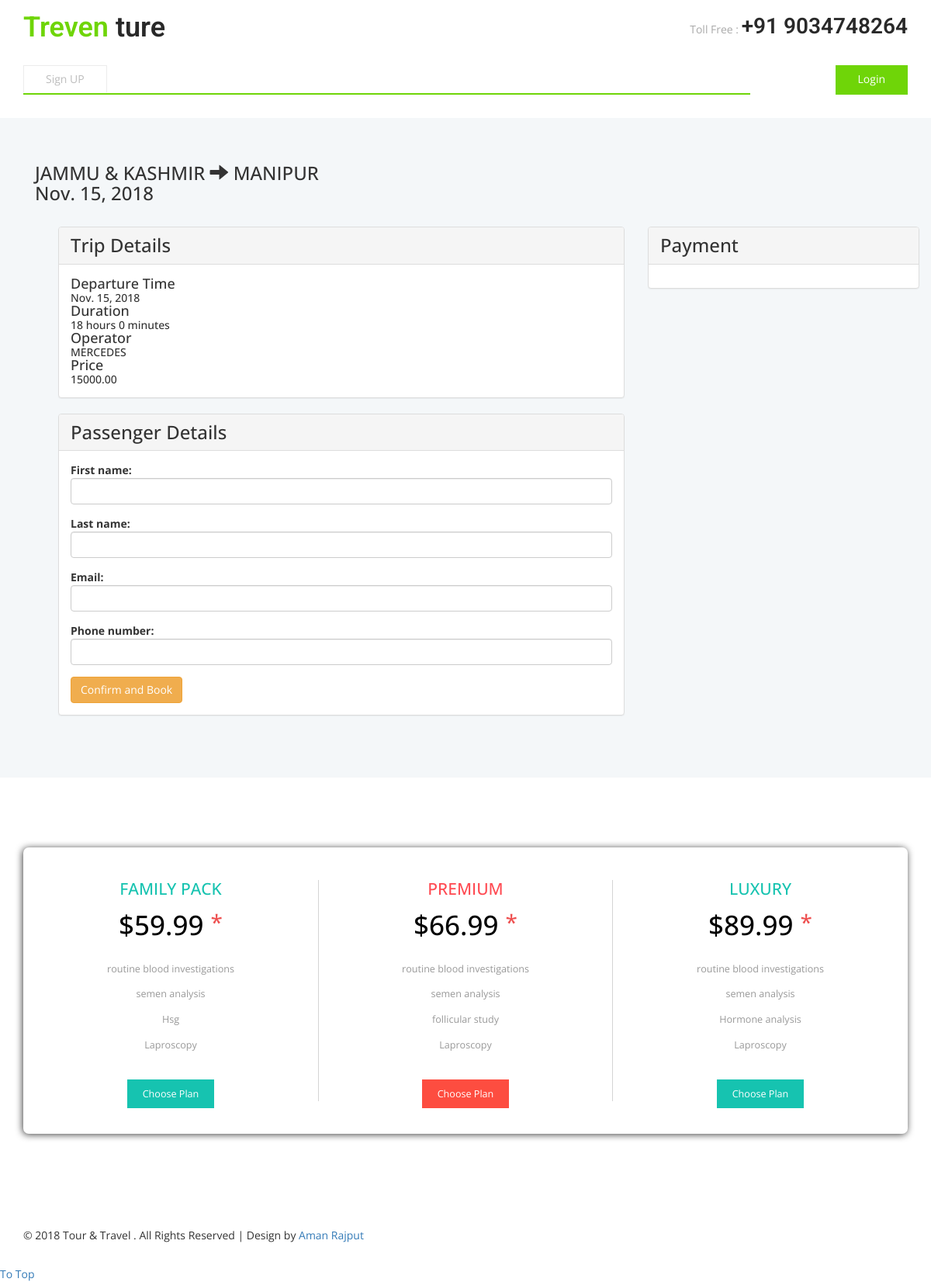
Screenshot of /bus-details/4 with the database file from the repository.
### PointApp/models.py (models this page shows, shortened)
class Schedule(models.Model):
    departure_time = models.DateTimeField(auto_now_add=False)
    arrival_time = models.DateTimeField(auto_now_add=False)
    bus = models.ForeignKey(Bus, on_delete=models.CASCADE)
    price = models.DecimalField(max_digits=15 ,decimal_places=2, default=Decimal(0.00))
    class Meta:
        ordering = ['price']
    @classmethod
    def get_single_schedule(cls, schedule_id):
        single_schedule = cls.objects.get(id=schedule_id)
        return single_schedule
    @classmethod
    def get_travel_estimation(cls, schedule_id):
        schedule = cls.objects.get(id=schedule_id)
        calculate_travel_estimation = schedule.arrival_time - schedule.departure_time
        travel_estimation = str(calculate_travel_estimation.seconds//3600) + ' hours ' + str(calculate_travel_estimation.seconds//60 % 60) + ' minutes'
        return travel_estimation

class Bus(models.Model):
    bus_organisation = models.ForeignKey(BusOrganisation, on_delete=models.CASCADE)
    number_plate = models.CharField(max_length=50)
    route = models.ForeignKey(Route, on_delete=models.CASCADE)
    capacity = models.PositiveIntegerField(default=0)

class Route(models.Model):
    departure_location = models.CharField(max_length=255)
    destination_location = models.CharField(max_length=255)

class BusOrganisation(models.Model):
    name = models.CharField(max_length=255)
    logo = models.ImageField(upload_to="logo-pic/", blank=True)
    def __str__(self):
        return self.name

### PointApp/views.py (the view)
# urls.py: url(r'^bus-details/(\d+)',views.bus_details, name = 'bus_details'),
def bus_details(request, bus_schedule_id):
    try:
        selected_bus = Schedule.get_single_schedule(bus_schedule_id)
        title = '{selected_bus.bus.bus_organisation} Schedule Details'
        estimation_duration = Schedule.get_travel_estimation(bus_schedule_id)
        if request.method == 'POST':
            form = TicketForm(request.POST)
            if form.is_valid():
                ticket = form.save(commit=False)
                ticket.schedule = selected_bus
                ticket.ticket_number = uuid.uuid4()
                ticket.save()
                ticket_id = ticket.id
                return redirect(mobile_payment, ticket_id)
        else:
            form = TicketForm()
        return render(request, 'catalog/bus_details.html', {'title':title, 'form':form, 'selected_bus':selected_bus, 'estimation_duration':estimation_duration})
    except ObjectDoesNotExist:
         return redirect(Http404)

### PointApp/forms.py (shortened to what this page needs)
class TicketForm(forms.ModelForm):
  class Meta:
    model = Ticket
    fields = ('first_name', 'last_name', 'email', 'phone_number')

### PointApp/templates/catalog/bus_details.html (shortened to what this page needs)
{% extends 'catalog/base.html' %}
{% load widget_tweaks %}
{% block content %}
<div class="container">
    <div class="row bus-details">
        <div class="details-overlay">
          <div class="container">
            <div class="bus-details-container">
              <div class="route">
                  <div class="text-xl">
                    <h3>{{selected_bus.bus.route.departure_location}}</span>
                    <span><i class="glyphicon glyphicon-arrow-right"></i></span>
                    <span>{{selected_bus.bus.route.destination_location}}</h3>
                  </div>
                <div class="text-xl"> <h3>{{selected_bus.departure_time | date:"N j, o"}} </h3></div>
              </div>
            </div>
          </div>
        </div>
    </div>
    <div class="container detail-panels">
      <div class="col-md-8 col-lg-8">
        <div class="panel panel-default bus-details-panel">
          <div class="panel-heading">
            <h3>Trip Details</h3>
          </div>
          <div class="panel-body">
            <h4>Departure Time</h4> <h5>{{selected_bus.departure_time | date:"N j, o"}}</h5>
            <h4>Duration</h4> <h5>{{estimation_duration}}</h5>
            <h4>Operator</h4> <h5>{{selected_bus.bus.bus_organisation}}</h5>
            <h4>Price</h4> <h5>{{selected_bus.price}}</h5>
          </div>
        </div>
      <div class="panel panel-default">
        <div class="panel-heading">
          <h3>Passenger Details</h3>
        </div>
        <div class="panel-body">
          <form action="" method="post" enctype="multipart/form-data" class="passenger-form">
            {% for field in form.visible_fields %}
              <div class="form-group">
                {{ field.label_tag }}
                {% if form.is_bound %}
                  {% if field.errors %}
                    {% render_field field class="form-control is-invalid" %}
                    {% for error in field.errors %}
                      <div class="invalid-feedback">
                        {{ error }}
                      </div>
                    {% endfor %}
                  {% else %}
                    {% render_field field class="form-control is-valid" %}
                  {% endif %}
                {% else %}
                  {% render_field field class="form-control" %}
                {% endif %}
              </div>
            {% endfor %}
            <button type="submit" class="btn btn-warning">Confirm and Book</button>
            </form>
        </div>
      </div>
      </div>
      <div class="col-md-4 col-lg-4">
        <div class="panel panel-default">
          <div class="panel-heading">
            <h3>Payment</h3>
          </div>
          <div class="panel-body">
          </div>
        </div>
      </div>
    </div>
</div>
{% endblock %}

### PointApp/static/catalog/css/style.css (style rules this page uses)
.container { margin-bottom: 30px; }
h1,h2,h3,h4,h5,h6 { margin:0; }
ul,label { margin:0; padding:0; }

### rows the page displays
Schedule: bus.route.departure_location "JAMMU & KASHMIR", bus.route.destination_location "MANIPUR", departure_time "Nov. 15, 2018", bus.bus_organisation "MERCEDES", price "15000.00"

### other values shown
{{ estimation_duration }} "18 hours 0 minutes"
{{ field.label_tag }} "First name:" "Last name:" "Email:" "Phone number:"
